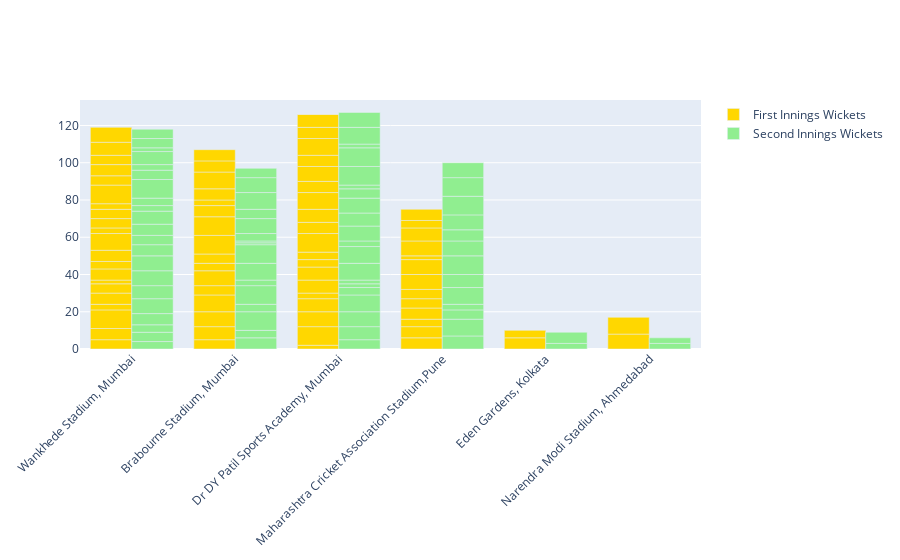

Notebook code for this chart:
### Code cell
#most of the wickets fall while setting the target or while chasing the target:
figure = go.Figure()
figure.add_trace(go.Bar(
x=data["venue"],
y=data["first_ings_wkts"],
name='First Innings Wickets',
marker_color='gold'
))
figure.add_trace(go.Bar(
x=data["venue"],
y=data["second_ings_wkts"],
name='Second Innings Wickets',
marker_color='lightgreen'
))
figure.update_layout(barmode='group', xaxis_tickangle=-45)
figure.show()

### Figure 1 — Plotly figure (JSON) as saved in the notebook; plotly's stock layout.template omitted (floating-point values rounded to 4 significant figures)
{"data": [{"marker": {"color": "gold"}, "name": "First Innings Wickets", "type": "bar", "x": ["Wankhede Stadium, Mumbai", "Brabourne Stadium, Mumbai", "Dr DY Patil Sports Academy, Mumbai", "Wankhede Stadium, Mumbai", "Maharashtra Cricket Association Stadium,Pune", "Dr DY Patil Sports Academy, Mumbai", "Brabourne Stadium, Mumbai", "Wankhede Stadium, Mumbai", "Dr DY Patil Sports Academy, Mumbai", "Maharashtra Cricket Association Stadium,Pune", "Brabourne Stadium, Mumbai", "Dr DY Patil Sports Academy, Mumbai", "Wankhede Stadium, Mumbai", "Maharashtra Cricket Association Stadium,Pune", "Dr DY Patil Sports Academy, Mumbai", "Brabourne Stadium, Mumbai", "Dr DY Patil Sports Academy, Mumbai", "Maharashtra Cricket Association Stadium,Pune", "Brabourne Stadium, Mumbai", "Wankhede Stadium, Mumbai", "Dr DY Patil Sports Academy, Mumbai", "Dr DY Patil Sports Academy, Mumbai", "Maharashtra Cricket Association Stadium,Pune", "Dr DY Patil Sports Academy, Mumbai", "Brabourne Stadium, Mumbai", "Brabourne Stadium, Mumbai", "Wankhede Stadium, Mumbai", "Dr DY Patil Sports Academy, Mumbai", "Maharashtra Cricket Association Stadium,Pune", "Brabourne Stadium, Mumbai", "Dr DY Patil Sports Academy, Mumbai", "Brabourne Stadium, Mumbai", "Dr DY Patil Sports Academy, Mumbai", "Wankhede Stadium, Mumbai", "Dr DY Patil Sports Academy, Mumbai", "Brabourne Stadium, Mumbai", "Wankhede Stadium, Mumbai", "Wankhede Stadium, Mumbai", "Maharashtra Cricket Association Stadium,Pune", "Wankhede Stadium, Mumbai", "Wankhede Stadium, Mumbai", "Maharashtra Cricket Association Stadium,Pune", "Brabourne Stadium, Mumbai", "Dr DY Patil Sports Academy, Mumbai", "Wankhede Stadium, Mumbai", "Maharashtra Cricket Association Stadium,Pune", "Wankhede Stadium, Mumbai", "Dr DY Patil Sports Academy, Mumbai", "Maharashtra Cricket Association Stadium,Pune", "Brabourne Stadium, Mumbai", "Brabourne Stadium, Mumbai", "Wankhede Stadium, Mumbai", "Maharashtra Cricket Association Stadium,Pune", "Wankhede Stadium, Mumbai", "Dr DY Patil Sports Academy, Mumbai", "Dr DY Patil Sports Academy, Mumbai", "Maharashtra Cricket Association Stadium,Pune", "Dr DY Patil Sports Academy, Mumbai", "Wankhede Stadium, Mumbai", "Brabourne Stadium, Mumbai", "Maharashtra Cricket Association Stadium,Pune", "Wankhede Stadium, Mumbai", "Brabourne Stadium, Mumbai", "Dr DY Patil Sports Academy, Mumbai", "Wankhede Stadium, Mumbai", "Dr DY Patil Sports Academy, Mumbai", "Wankhede Stadium, Mumbai", "Brabourne Stadium, Mumbai", "Wankhede Stadium, Mumbai", "Wankhede Stadium, Mumbai", "Eden Gardens, Kolkata", "Eden Gardens, Kolkata", "Narendra Modi Stadium, Ahmedabad", "Narendra Modi Stadium, Ahmedabad"], "y": [5, 5, 2, 6, 6, 10, 7, 10, 8, 6, 8, 7, 3, 4, 3, 9, 7, 6, 5, 6, 7, 4, 5, 4, 8, 4, 5, 10, 5, 5, 6, 10, 7, 2, 9, 10, 6, 4, 8, 6, 9, 8, 6, 6, 3, 2, 5, 8, 8, 3, 6, 5, 7, 3, 6, 9, 4, 6, 10, 9, 6, 5, 6, 7, 6, 0, 5, 6, 7, 8, 6, 4, 8, 9]}, {"marker": {"color": "lightgreen"}, "name": "Second Innings Wickets", "type": "bar", "x": ["Wankhede Stadium, Mumbai", "Brabourne Stadium, Mumbai", "Dr DY Patil Sports Academy, Mumbai", "Wankhede Stadium, Mumbai", "Maharashtra Cricket Association Stadium,Pune", "Dr DY Patil Sports Academy, Mumbai", "Brabourne Stadium, Mumbai", "Wankhede Stadium, Mumbai", "Dr DY Patil Sports Academy, Mumbai", "Maharashtra Cricket Association Stadium,Pune", "Brabourne Stadium, Mumbai", "Dr DY Patil Sports Academy, Mumbai", "Wankhede Stadium, Mumbai", "Maharashtra Cricket Association Stadium,Pune", "Dr DY Patil Sports Academy, Mumbai", "Brabourne Stadium, Mumbai", "Dr DY Patil Sports Academy, Mumbai", "Maharashtra Cricket Association Stadium,Pune", "Brabourne Stadium, Mumbai", "Wankhede Stadium, Mumbai", "Dr DY Patil Sports Academy, Mumbai", "Dr DY Patil Sports Academy, Mumbai", "Maharashtra Cricket Association Stadium,Pune", "Dr DY Patil Sports Academy, Mumbai", "Brabourne Stadium, Mumbai", "Brabourne Stadium, Mumbai", "Wankhede Stadium, Mumbai", "Dr DY Patil Sports Academy, Mumbai", "Maharashtra Cricket Association Stadium,Pune", "Brabourne Stadium, Mumbai", "Dr DY Patil Sports Academy, Mumbai", "Brabourne Stadium, Mumbai", "Dr DY Patil Sports Academy, Mumbai", "Wankhede Stadium, Mumbai", "Dr DY Patil Sports Academy, Mumbai", "Brabourne Stadium, Mumbai", "Wankhede Stadium, Mumbai", "Wankhede Stadium, Mumbai", "Maharashtra Cricket Association Stadium,Pune", "Wankhede Stadium, Mumbai", "Wankhede Stadium, Mumbai", "Maharashtra Cricket Association Stadium,Pune", "Brabourne Stadium, Mumbai", "Dr DY Patil Sports Academy, Mumbai", "Wankhede Stadium, Mumbai", "Maharashtra Cricket Association Stadium,Pune", "Wankhede Stadium, Mumbai", "Dr DY Patil Sports Academy, Mumbai", "Maharashtra Cricket Association Stadium,Pune", "Brabourne Stadium, Mumbai", "Brabourne Stadium, Mumbai", "Wankhede Stadium, Mumbai", "Maharashtra Cricket Association Stadium,Pune", "Wankhede Stadium, Mumbai", "Dr DY Patil Sports Academy, Mumbai", "Dr DY Patil Sports Academy, Mumbai", "Maharashtra Cricket Association Stadium,Pune", "Dr DY Patil Sports Academy, Mumbai", "Wankhede Stadium, Mumbai", "Brabourne Stadium, Mumbai", "Maharashtra Cricket Association Stadium,Pune", "Wankhede Stadium, Mumbai", "Brabourne Stadium, Mumbai", "Dr DY Patil Sports Academy, Mumbai", "Wankhede Stadium, Mumbai", "Dr DY Patil Sports Academy, Mumbai", "Wankhede Stadium, Mumbai", "Brabourne Stadium, Mumbai", "Wankhede Stadium, Mumbai", "Wankhede Stadium, Mumbai", "Eden Gardens, Kolkata", "Eden Gardens, Kolkata", "Narendra Modi Stadium, Ahmedabad", "Narendra Modi Stadium, Ahmedabad"], "y": [4, 6, 5, 5, 7, 7, 4, 4, 8, 9, 10, 9, 6, 5, 4, 4, 2, 3, 10, 8, 2, 9, 9, 9, 3, 9, 7, 3, 7, 10, 8, 1, 7, 8, 8, 1, 8, 6, 10, 5, 6, 8, 4, 5, 7, 6, 3, 2, 8, 8, 5, 4, 10, 10, 10, 10, 10, 2, 5, 9, 8, 3, 8, 9, 7, 8, 2, 5, 5, 5, 3, 6, 3, 3]}], "layout": {"barmode": "group", "xaxis": {"tickangle": -45}}}
